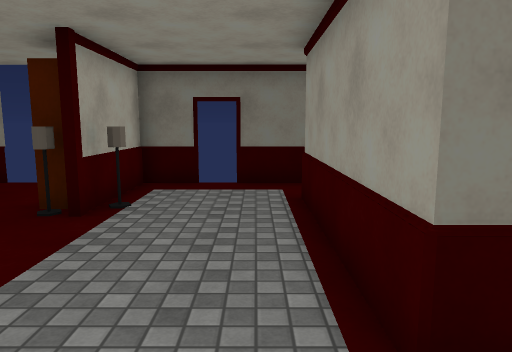
View 1 (above)

23 first-person views from a walk through a scene from a Unity 3-D project. The camera is 1.5 m above the floor, tilts 8° down and sees 70° across. The floor is counted in squares, 1 m on a side. Each view is taken from the middle of a square. On the plan, view 1 faces up. The plan holds only what a view shows up to about 16 squares ahead; the rest is blank. The player is left out. Door leaves are left out, so doorways stand open. Some surface patterns are stand-ins.

View 2
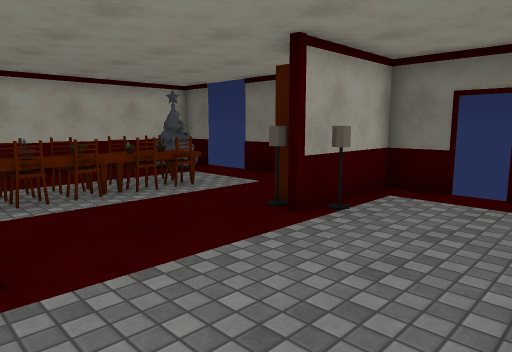

View 3
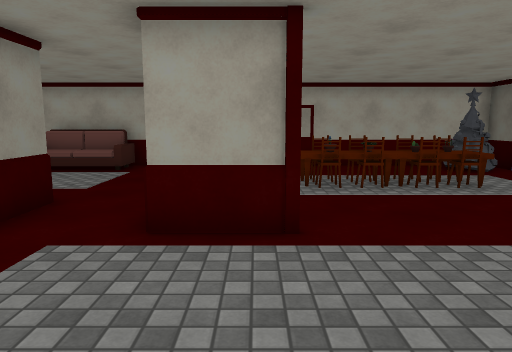

View 4
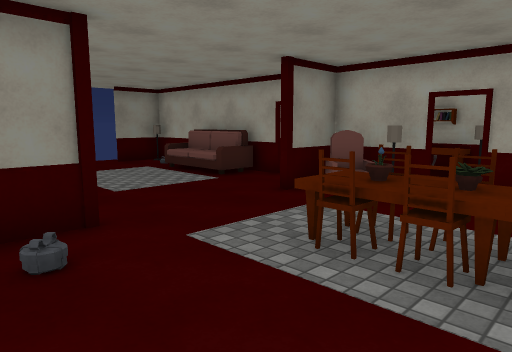

View 5
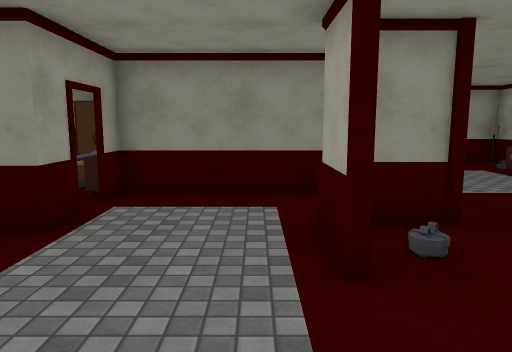

View 6
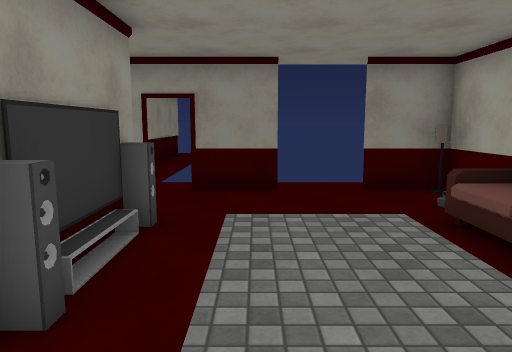

View 7
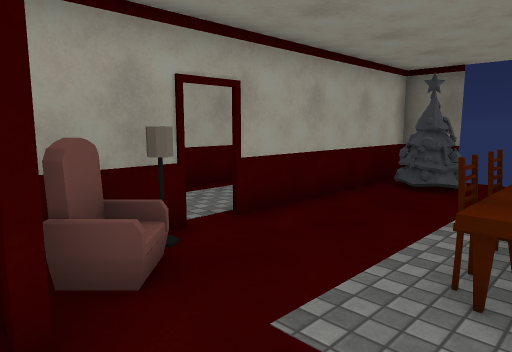

View 8
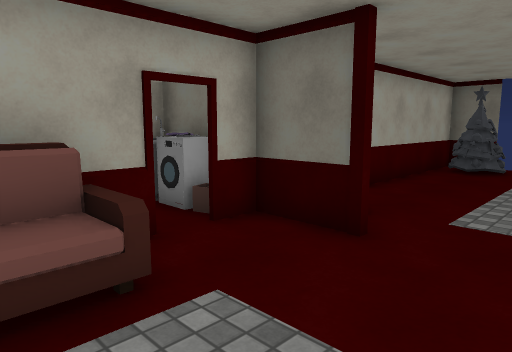

View 9
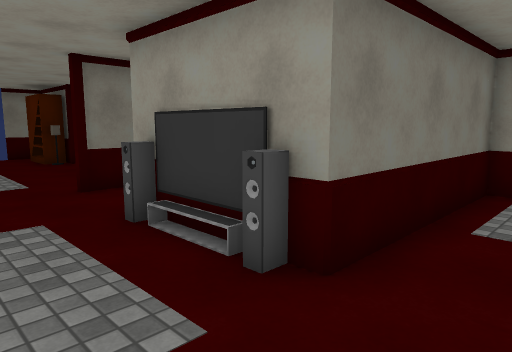

View 10
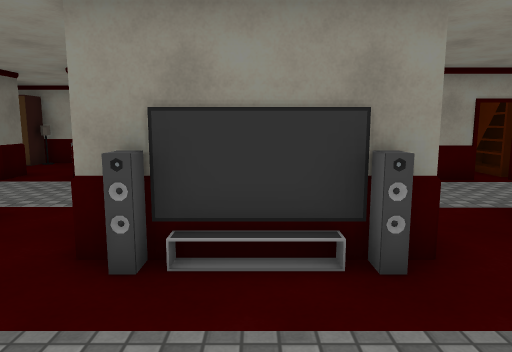

View 11
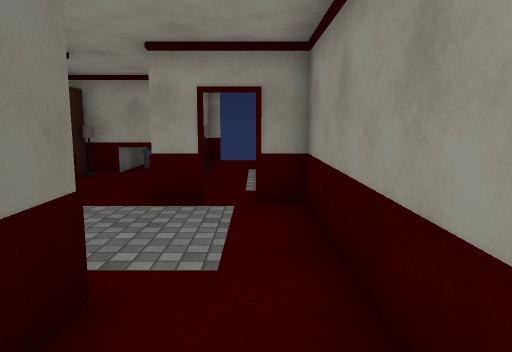

View 12
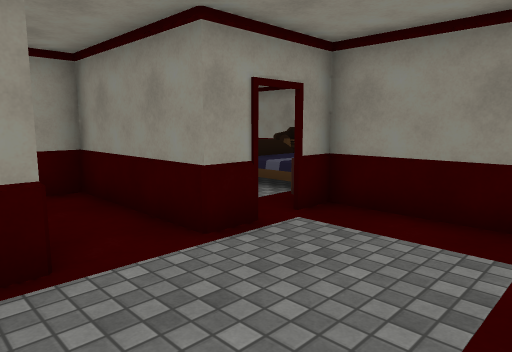

View 13
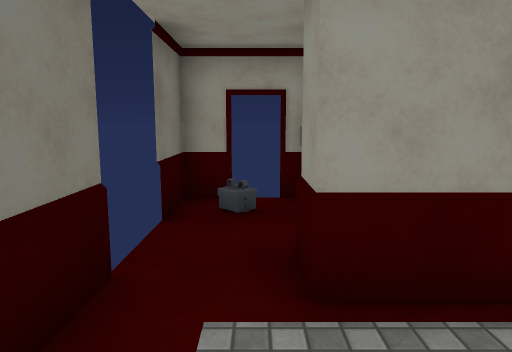

View 14
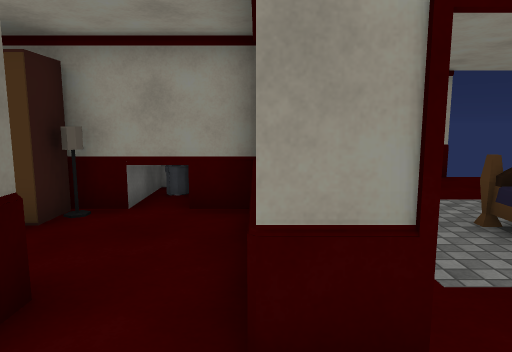

View 15
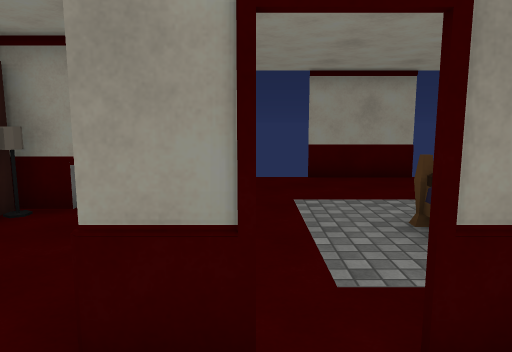

View 16
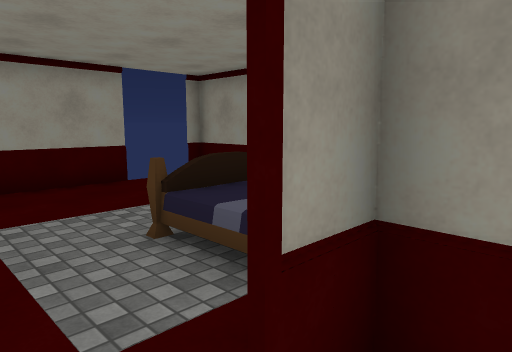

View 17
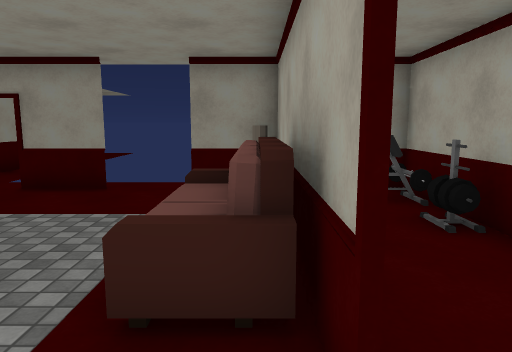

View 18
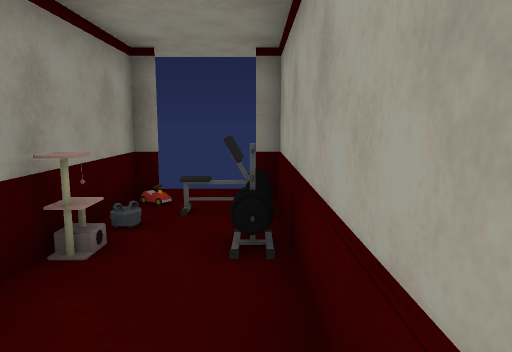

View 19
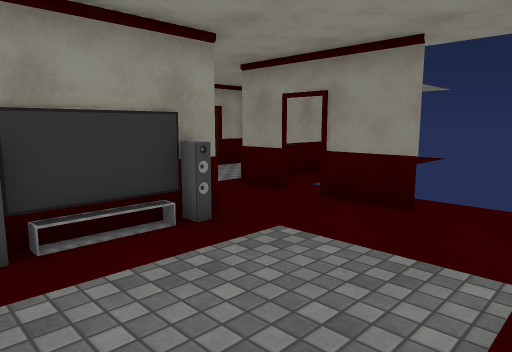

View 20
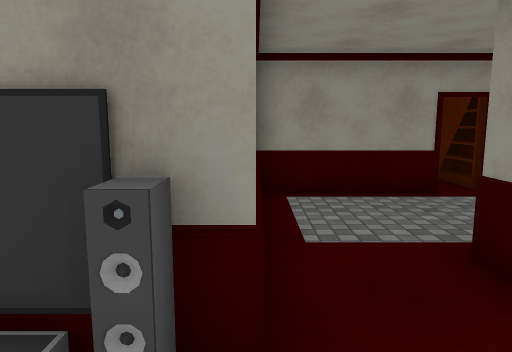

View 21
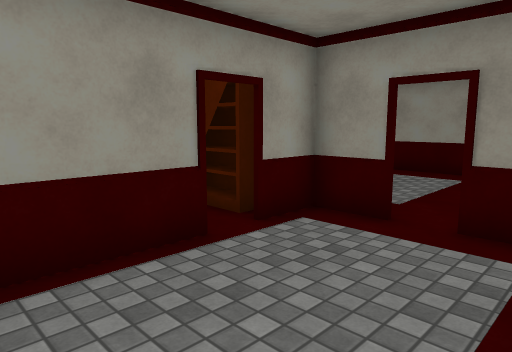

View 22
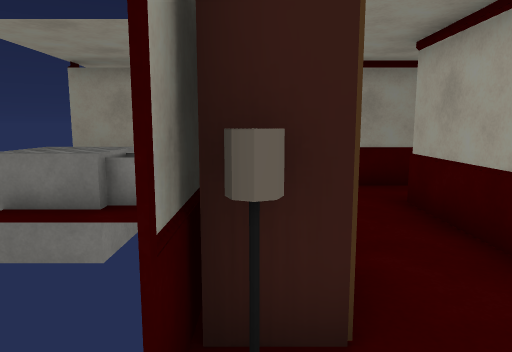

View 23
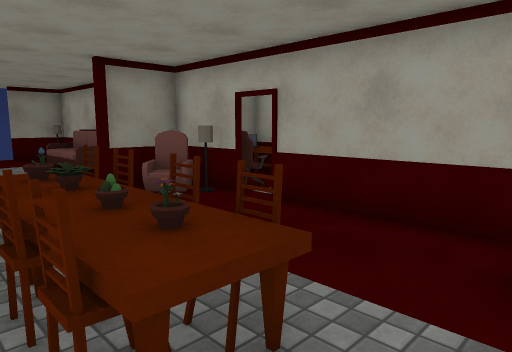

### Floor plan
Points are (right, up) in squares from view 1. A wall is a line through its corners. A room is listed if a view was taken in it or the views show most of it. See-through windows are left out.
Room 1 (views 1, 2, 3, 4, 5, 6, 7, 8, 9, 10, 11, 12, 13, 14, 15, 16, 17, 18, 19, 20, 21, 23)
walls: (-4.5, -0.5) (-3.8, -0.5); (-3, 1.5) (-3, -0.5) (-4.6, -0.5); (-11.5, -0.4) (-11.5, -1.5); (-11.6, -0.5) (-9.6, -0.5) (-10.5, -0.5); (-11.5, 6.6) (-11.5, 3); (-14.5, 2.4) (-14.5, -0.9); (-5, -6.5) (-5.5, -6.5); (1, -1.1) (1, 0) (2.5, 0); (-14.5, -2.6) (-14.5, -7.5); (-6.4, 9.5) (-8, 9.5); (1, -2.5) (1, -2); (-14.5, 5.6) (-14.5, 4); (-9.9, 9.5) (-11.5, 9.5); (2, 2) (1, 2) (1, 7.5) (2, 7.5); (-3.6, 9.5) (-4.5, 9.5); (-2.4, -7) (-5.1, -7) (-5.1, -3) (0.5, -3); (-11.5, -7.4) (-11.5, -9.5); (-1.4, 9.5) (-3, 9.5) (-3, 7.4); (-7.6, -9.5) (-5.5, -9.5); (-4.6, -9.5) (-3, -9.5); (-12.1, -9.5) (-9.5, -9.5); (1.5, 9.5) (-0.5, 9.5)
low walls: (-5.5, -6) (-5.5, -4)
ways out: opening at (1.5, 1) to room 2; opening at (1.5, 8.5) to room 2; opening at (-3, -8) to room 3; opening at (-13.5, -8.5); opening at (-12, -10); open door at (-5, -9.5); open door at (-1, 9.5); gap at (-12, 3); gap at (1, -1.5)
objects: other object (-14, -7) to (-14, -6); sink (-14, -1); other object (-14, 0); other object (-14, 1); lamp (-14, 2); machine (-13, -1); other object (-12, -7); other object (-12, -6); other object (-12, 0); chair (-12, 1) to (-12, 2); lamp (-11, -9); other object (-11, -8); sofa (-11, -6) to (-10, -3); armchair (-11, 0); lamp (-11, 1); other object (-11, 7); other object (-11, 8); other object (-10, 7); other object (-10, 8); red pillar (-9, -1) to (-9, 0); table (-8, 2) to (-7, 2); chair (-8, 3); chair (-8, 4); chair (-8, 5); chair (-8, 6); chair (-7, 3); chair (-7, 4); other object (-7, 5); chair (-7, 6); table (-7, 7); other object (-6, 3); other object (-6, 4); chair (-6, 5); other object (-6, 6); red pillar (-5, -1); other object (-4, 1); lamp (-4, 6); bookshelf (-4, 7) to (-4, 8); red pillar (-3, 2); red pillar (-3, 6); lamp (-3, 7) to (-2, 7)
Room 2 (view 22)
walls: (5.5, 2.4) (5.5, 3.5); (5.5, 5.8) (5.5, 7.5); (2, 5) (2, 2); (2.5, 0) (5.5, 0); (7.9, 0) (9.5, 0); (5.5, 8.4) (5.5, 9.5) (3.5, 9.5)
ways out: opening at (1.5, 1) to room 1; opening at (1.5, 8.5) to room 1; open door at (5.5, 8)
objects: other object (4, 8); lamp (5, 3); wardrobe (5, 5); lamp (5, 7); other object (6, 0); other object (6, 1) to (8, 2); other object (8, 1) to (10, 3)
Room 3 (no view inside)
walls: (1, -11.1) (1, -7) (-2.4, -7); (-0.6, -13.5) (0.5, -13.5); (-2.1, -13.5) (-1.5, -13.5); (1, -13.5) (1, -12)
ways out: opening at (-3, -8) to room 1; opening at (-1, -13)

Where each view was taken, in squares from view 1:
view 1: 0 up, 0 right, facing up
view 2: 1 up, 1 right, facing up-left
view 3: 1 up, 2 right, facing left
view 4: 5 up, 3 left, facing down-left
view 5: 5 up, 2 left, facing down
view 6: 1 down, 7 left, facing down
view 7: 1 down, 7 left, facing up-left
view 8: 5 down, 7 left, facing up-left
view 9: 9 down, 8 left, facing up-right
view 10: 5 down, 9 left, facing right
view 11: 2 down, 6 left, facing right
view 12: 3 up, 3 left, facing down-right
view 13: 8 up, 2 left, facing right
view 14: 0 up, 1 left, facing right
view 15: 1 down, 1 left, facing right
view 16: 1 down, 0 right, facing down-right
view 17: 1 down, 11 left, facing down
view 18: 2 down, 14 left, facing down
view 19: 3 down, 10 left, facing down-right
view 20: 7 down, 7 left, facing right
view 21: 8 down, 3 left, facing down-right
view 22: 9 up, 5 right, facing down
view 23: 8 up, 6 left, facing down-left
